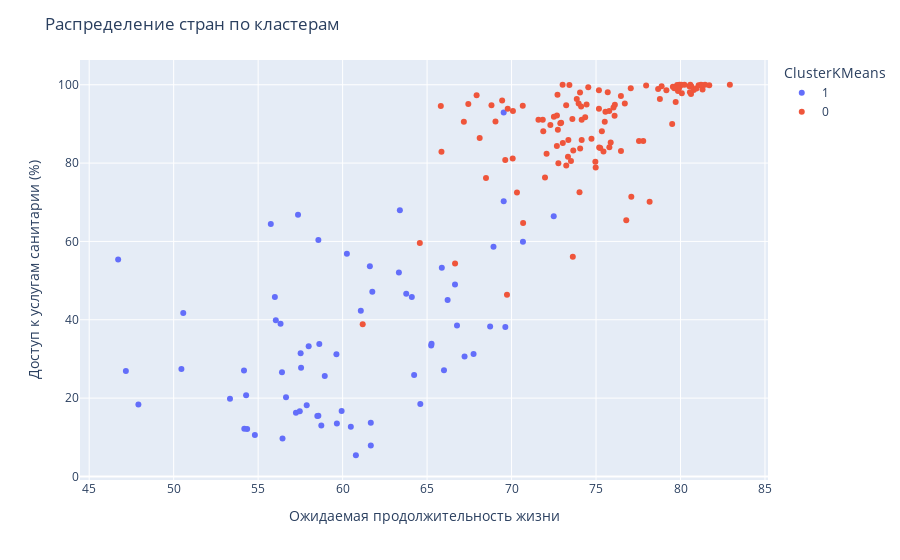

Notebook cell for this chart:
### Code cell
# Отобразим данные на графике
fig = px.scatter(
    kmeans_clusters_data,
    x=F.LifeExpectancy.value, 
    y=F.Sanitation.value,
    hover_name=F.Location.value,
    color=FCluster.K_MEANS.value,
)

fig.update_layout(
    title='Распределение стран по кластерам',
    xaxis_title='Ожидаемая продолжительность жизни',
    yaxis_title='Доступ к услугам санитарии (%)',
)

show_and_save_fig(fig, 'locations_clusters_kmeans_2')

### Figure 1 — Plotly figure (JSON) as saved in the notebook; plotly's stock layout.template omitted (floating-point values rounded to 4 significant figures)
{"data": [{"hovertemplate": "<b>%{hovertext}</b><br><br>ClusterKMeans=1<br>LifeExpectancy=%{x}<br>Sanitation=%{y}<extra></extra>", "hovertext": ["Afghanistan", "Angola", "Bangladesh", "Benin", "Bhutan", "Botswana", "Burkina Faso", "Burundi", "Cambodia", "Cameroon", "Central African Republic", "Chad", "Comoros", "Congo", "Cote d'Ivoire", "Democratic Republic of the Congo", "Djibouti", "Equatorial Guinea", "Eritrea", "Eswatini", "Ethiopia", "Gabon", "Gambia", "Ghana", "Guinea", "Guinea-Bissau", "Haiti", "India", "Indonesia", "Kenya", "Lao People's Democratic Republic", "Lesotho", "Liberia", "Madagascar", "Malawi", "Mali", "Mauritania", "Mozambique", "Myanmar", "Namibia", "Nepal", "Niger", "Nigeria", "Pakistan", "Papua New Guinea", "Philippines", "Rwanda", "Sao Tome and Principe", "Senegal", "Sierra Leone", "Solomon Islands", "Somalia", "South Africa", "Sudan", "Tajikistan", "Timor-Leste", "Togo", "Uganda", "United Republic of Tanzania", "Vanuatu", "Viet Nam", "Yemen", "Zambia", "Zimbabwe"], "legendgroup": "1", "marker": {"color": "#636efa", "symbol": "circle"}, "mode": "markers", "name": "1", "orientation": "v", "showlegend": true, "type": "scatter", "x": [57.99, 56.33, 69.63, 60.49, 70.67, 55.75, 57.24, 55.99, 65.26, 56.05, 47.91, 54.8, 65.24, 58.56, 56.41, 56.65, 61.61, 58.56, 59.66, 46.71, 60.79, 61.08, 61.76, 61.67, 57.46, 54.35, 58.94, 66.77, 68.93, 59.63, 63.33, 47.17, 58.5, 61.67, 54.29, 57.54, 67.22, 53.33, 63.39, 57.52, 68.73, 56.44, 58.62, 63.77, 64.6, 69.53, 60.25, 67.75, 64.1, 54.18, 64.23, 50.46, 57.36, 66.0, 69.53, 66.22, 58.74, 57.87, 59.94, 65.87, 72.5, 66.65, 54.16, 50.57], "xaxis": "x", "y": [33.24, 39.01, 38.17, 12.72, 59.94, 64.45, 16.28, 45.81, 33.91, 39.9, 18.36, 10.56, 33.45, 15.51, 26.58, 20.2, 53.69, 60.34, 13.49, 55.36, 5.413, 42.31, 47.16, 13.73, 16.66, 12.14, 25.68, 38.52, 58.64, 31.2, 52.1, 26.9, 15.44, 7.881, 20.75, 27.72, 30.6, 19.83, 67.97, 31.43, 38.3, 9.7, 33.8, 46.66, 18.51, 70.28, 56.88, 31.29, 45.84, 12.18, 25.92, 27.42, 66.83, 27.1, 92.92, 45.06, 12.99, 18.21, 16.69, 53.29, 66.43, 48.98, 27.08, 41.72], "yaxis": "y"}, {"hovertemplate": "<b>%{hovertext}</b><br><br>ClusterKMeans=0<br>LifeExpectancy=%{x}<br>Sanitation=%{y}<extra></extra>", "hovertext": ["Albania", "Algeria", "Antigua and Barbuda", "Argentina", "Armenia", "Australia", "Austria", "Azerbaijan", "Bahamas", "Bahrain", "Barbados", "Belarus", "Belgium", "Belize", "Bolivia (Plurinational State of)", "Bosnia and Herzegovina", "Brazil", "Brunei Darussalam", "Bulgaria", "Cabo Verde", "Canada", "Chile", "China", "Colombia", "Costa Rica", "Croatia", "Cuba", "Cyprus", "Czechia", "Denmark", "Dominican Republic", "Ecuador", "Egypt", "El Salvador", "Estonia", "Fiji", "Finland", "France", "Georgia", "Germany", "Greece", "Grenada", "Guatemala", "Guyana", "Honduras", "Hungary", "Iceland", "Iran (Islamic Republic of)", "Iraq", "Ireland", "Israel", "Italy", "Jamaica", "Japan", "Jordan", "Kazakhstan", "Kiribati", "Kuwait", "Kyrgyzstan", "Latvia", "Lebanon", "Libya", "Lithuania", "Luxembourg", "Malaysia", "Maldives", "Malta", "Mauritius", "Mexico", "Micronesia (Federated States of)", "Mongolia", "Montenegro", "Morocco", "Netherlands (Kingdom of the)", "New Zealand", "Nicaragua", "North Macedonia", "Norway", "Oman", "Panama", "Paraguay", "Peru", "Poland", "Portugal", "Qatar", "Republic of Korea", "Republic of Moldova", "Romania", "Russian Federation", "Saint Lucia", "Saint Vincent and the Grenadines", "Samoa", "Saudi Arabia", "Serbia", "Seychelles", "Singapore", "Slovakia", "Slovenia", "Spain", "Sri Lanka", "Suriname", "Sweden", "Switzerland", "Syrian Arab Republic", "Thailand", "Tonga", "Trinidad and Tobago", "Tunisia", "Turkmenistan", "Türkiye", "Ukraine", "United Arab Emirates", "United Kingdom of Great Britain and Northern Ireland", "United States of America", "Uruguay", "Uzbekistan", "Venezuela (Bolivarian Republic of)"], "legendgroup": "0", "marker": {"color": "#EF553B", "symbol": "circle"}, "mode": "markers", "name": "0", "orientation": "v", "showlegend": true, "type": "scatter", "x": [76.03, 74.73, 75.34, 75.52, 72.93, 81.45, 80.03, 69.63, 72.51, 73.02, 75.56, 70.66, 79.55, 73.03, 69.73, 76.7, 73.52, 76.48, 73.36, 73.62, 80.65, 78.78, 74.02, 75.44, 79.71, 76.47, 77.79, 80.53, 77.06, 78.88, 73.34, 74.98, 69.77, 73.65, 74.54, 67.18, 79.63, 80.78, 71.88, 79.73, 79.85, 71.59, 70.68, 65.85, 70.32, 74.05, 81.3, 75.79, 70.07, 79.51, 80.58, 81.28, 72.68, 82.92, 75.69, 67.93, 61.19, 79.94, 68.81, 72.3, 77.54, 73.6, 72.74, 80.62, 74.12, 74.15, 80.04, 72.89, 75.25, 64.57, 66.66, 75.17, 71.98, 80.08, 80.23, 76.79, 74.36, 80.56, 73.23, 77.09, 74.96, 78.17, 75.78, 79.16, 73.42, 79.8, 68.49, 73.24, 68.11, 75.19, 72.77, 70.08, 73.97, 73.86, 72.72, 81.21, 75.17, 78.68, 81.07, 74.06, 72.07, 80.94, 81.7, 69.05, 74.44, 71.85, 72.69, 75.87, 67.44, 76.1, 69.44, 79.91, 79.63, 77.97, 76.11, 65.81, 74.15], "xaxis": "x", "y": [94.21, 86.2, 88.13, 90.58, 90.29, 99.99, 99.99, 80.76, 91.84, 99.97, 93.1, 94.61, 99.49, 85.15, 46.38, 95.2, 80.52, 83.06, 85.92, 56.1, 99.55, 96.34, 72.57, 82.97, 95.59, 97.13, 85.67, 99.6, 99.13, 99.6, 81.63, 78.86, 93.9, 83.2, 99.36, 90.57, 99.45, 98.66, 88.11, 99.22, 98.4, 91.04, 64.7, 82.88, 72.5, 98.02, 98.79, 84.05, 81.15, 89.98, 99.99, 99.89, 84.38, 99.98, 98.1, 97.3, 38.86, 100, 94.8, 89.73, 85.65, 91.27, 88.52, 97.65, 94.47, 85.86, 99.96, 90.15, 83.83, 59.57, 54.37, 93.88, 76.35, 97.86, 100, 65.4, 91.69, 98.06, 94.79, 71.39, 80.34, 70.11, 93.28, 98.57, 99.94, 99.96, 76.17, 79.4, 86.39, 83.97, 79.94, 93.32, 95.24, 96.35, 97.45, 100, 98.62, 98.91, 99.87, 83.7, 82.41, 99.07, 99.89, 90.62, 94.99, 91.04, 92.12, 85.25, 95.09, 92.11, 95.95, 99.13, 99.12, 99.84, 94.87, 94.6, 91.03], "yaxis": "y"}], "layout": {"legend": {"title": {"text": "ClusterKMeans"}, "tracegroupgap": 0}, "margin": {"t": 60}, "title": {"text": "Распределение стран по кластерам"}, "xaxis": {"anchor": "y", "domain": [0, 1], "title": {"text": "Ожидаемая продолжительность жизни"}}, "yaxis": {"anchor": "x", "domain": [0, 1], "title": {"text": "Доступ к услугам санитарии (%)"}}}}
